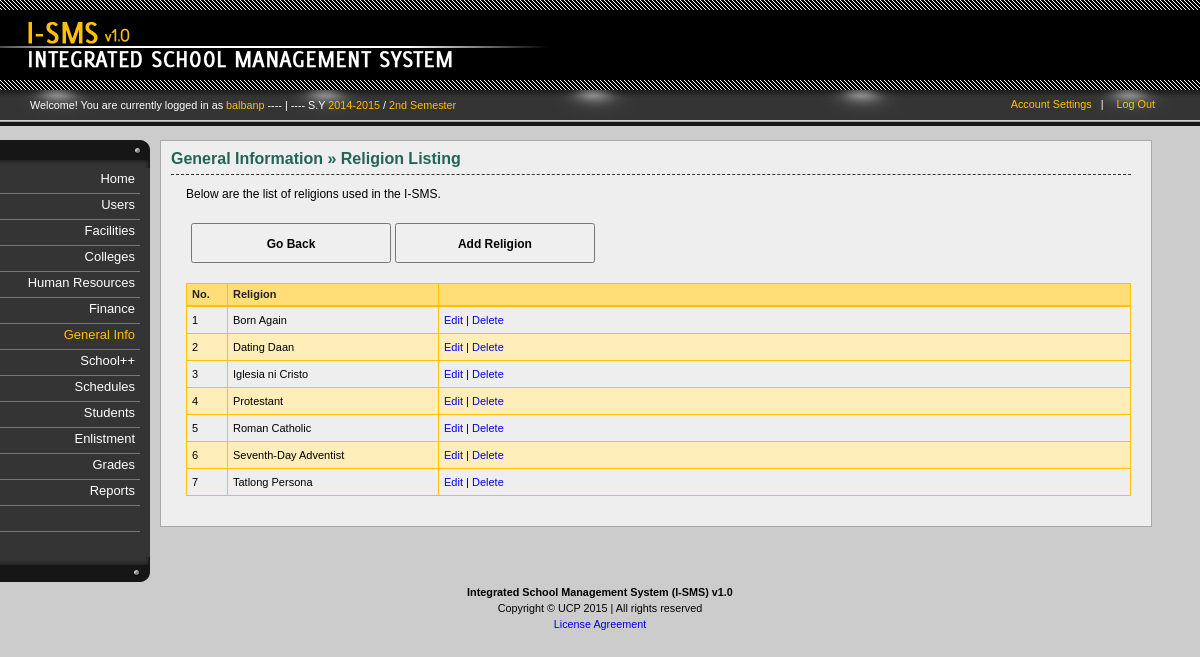
/generalinfo-religion.php (signed in), run on the app's committed database.
### _system/_config/sys_config.php (called while the page is built, shortened)
<?php
		$DIR_SERVER_FOLDER = "";
		$DIR_CSS_DEFAULT = "http://" . $_SERVER['HTTP_HOST'] . $DIR_SERVER_FOLDER . "/design/default/css/";
?>

### _libs/classes/fix.inc.php (called while the page is built, shortened)
<?php
	class SchoolYear2{
		function __construct($year_id, $start, $end, $active){
			$this->start = $start;
			$this->end = $end;
		}
	}
	class Semester2{
		function __construct($semester_id, $description, $shorthand, $active){
			$this->description = $description;
		}
	}
	class FixManager{
		private $conn = null;
		function __construct($conn = null){
			if($conn !== null){
				$this->conn = $conn;
			} else {
				$this->error = "No defined connection.";
			}
		}
		function GetActiveSchoolYear(){
			$years = null;
			if($this->conn == null){
				$error = "No defined connection.";
				return null;
			} else {
				$conn = $this->conn;
				$query = "SELECT SchoolYearID, Start, End, Active FROM `sch-school_years` WHERE Active=1 ";
				$query .= "ORDER BY Start";
				$result = $conn->query($query);
				if($conn->error <> ""){
					$this->error = $conn->error;
				} else {
					$years = array();
					$ctr = 0;
					if($result->num_rows > 0){
						while($row = $result->fetch_assoc()){
							$years[$ctr] = new SchoolYear2($row['SchoolYearID'], $row['Start'], $row['End'], $row['Active']);
							$ctr++;
						}
					}
				}
			}
			return $years;
		}
		function GetActiveSemester(){
			$semesters = null;
			if($this->conn == null){
				$error = "No defined connection.";
				return null;
			} else {
				$conn = $this->conn;
				$query = "SELECT SemesterID, Description, Shorthand, Active FROM `sch-semesters` ";
				$query .= "WHERE 1=1 AND Active=1 ";
				$result = $conn->query($query);
				if($conn->error <> ""){
					$this->error = $conn->error;
				} else {
					$semesters = array();
					$ctr = 0;
					if($result->num_rows > 0){
						while($row = $result->fetch_assoc()){
							$semesters[$ctr] = new Semester2($row['SemesterID'], $row['Description'], $row['Shorthand'], $row['Active']);
							$ctr++;
						}
					}
				}
			}
			return $semesters;
		}
	}
?>

### _libs/classes/gen.inc.php (called while the page is built, shortened)
<?php
	class Religion{
		function __construct($_religion_id, $_description){
			$this->religion_id 	= $_religion_id;
			$this->description 	= $_description;
		}
	}
	class GeneralInformationManager{
		public $error = array();
		private $conn = null;
		function __construct($conn = null){
			if($conn !== null){
				$this->conn = $conn;
			} else {
				$this->error[sizeof($this->error)] = "No defined connection.";
			}
		}
		function GetReligions($religion_id=null){
			$religions = null;
			if($this->conn == null){
				$this->error[sizeof($this->error)] = "No defined connection.";
				return null;
			} else {
				$conn = $this->conn;
				$query = "SELECT ReligionID, Description FROM `gen-religion` ";
				$query .= "ORDER BY Description ";
				$result = $conn->query($query);
				if($conn->error <> ""){
					$this->error[sizeof($this->error)] = $conn->error;
				} else {
					$religions = array();
					$ctr = 0;
					if($result->num_rows > 0){
						while($row = $result->fetch_assoc()){
							$religions[$ctr] = new Religion($row['ReligionID'], $row['Description']);
							$ctr++;
						}
					}
				}
			}
			return $religions;
		}
	}
?>

### generalinfo-religion.php (the view, shortened to what this page needs)
<?php
	require_once("_system/_config/sys_config.php");
	require_once(CLASSLIST . "user.inc.php");
	require_once(CLASSLIST . "menu.inc.php");
	require_once(CLASSLIST . "gen.inc.php");
	if(isset($_SESSION['UserInfo'])){
		$UserInfo = unserialize($_SESSION['UserInfo']);
	} else {
		header("Location: index.php?error=2");
		exit();
	}
	$ISMS = new ISMSConnection(CONNECTION_TYPE);
	$conn = $ISMS->GetConnection();
	$hnd = new GeneralInformationManager($conn);
	$religions = $hnd->GetReligions();
?>
<!DOCTYPE html PUBLIC "-//W3C//DTD XHTML 1.0 Transitional//EN" "http://www.w3.org/TR/xhtml1/DTD/xhtml1-transitional.dtd">
<html lang="en-US" xml:lang="en-US" xmlns="http://www.w3.org/1999/xhtml">
	<head>
<?php
	require_once("_system/_config/head_config.php");
	echo "<link rel=\"stylesheet\" href=\"" . $DIR_CSS_DEFAULT . "home.css\" />";
	echo "<link rel=\"stylesheet\" href=\"" . $DIR_CSS_DEFAULT . "verticalnav.css\" />";
	echo "<link rel=\"stylesheet\" href=\"" . $DIR_CSS_DEFAULT . "columns.css\" />";
	echo "<link rel=\"stylesheet\" href=\"" . $DIR_CSS_DEFAULT . "content.css\" />";
	echo "<link rel=\"stylesheet\" href=\"" . $DIR_CSS_DEFAULT . "actions.css\" />";
	echo "<link rel=\"stylesheet\" href=\"" . $DIR_CSS_DEFAULT . "tables.css\" />";
	echo "<link rel=\"stylesheet\" href=\"" . $DIR_CSS_DEFAULT . "tweaks.css\" />";
?>
	</head>
	<body id="general">
		<div id="container">
			<div id="header">
				<?php require_once("_system/main/banner.inc.php"); ?>
				<?php require_once("_system/main/dashboard.inc.php"); ?>
			</div><?php  ?>
			<div id="body">
				<div class="content">
					<div class="column" id="column-first">
						<?php require_once("_system/main/mainmenu.inc.php"); ?>
					</div>
					<div class="column" id="column-second">
						<div class="inner">
							<h1>
								<span class="Highlight">General Information &raquo; Religion Listing</span>
							</h1>
							<p class="">Below are the list of religions used in the I-SMS.</p>
							<div id="actions">
								<p class="action">
									<input type="button" value="Go Back" onclick="window.location='generalinfo.php'" />
									<input type="button" value="Add Religion" onclick="window.location='generalinfo-religion-add.php'" />
								</p>
							</div>
							<div class="table">
								<table class="countries default" cellspacing="0" title="">
									<thead>
										<th class="Count">No.</th>
										<th class="medium_width">Religion</th>
										<th class="Actions"></th>
									</thead>
									<?php
										$ctr = 0;
										if(sizeof($religions) > 0){
											foreach($religions as $item){
												$ctr++;
												if($ctr % 2 == 0){
													echo "<tr class=\"even\">";
												} else {
													echo "<tr class=\"odd\">";
												}
													echo "<td>{$ctr}</td>";
													echo "<td>{$item->description}</td>";
													echo "<td class=\"Actions\">";
														echo "<a href=\"generalinfo-religion-edit.php?id={$item->religion_id}\">Edit</a>";
														echo " | ";
														echo "<a href=\"generalinfo-religion-process.php?id={$item->religion_id}&action=delete\" onclick=\"return confirm('Delete religion from records? Click OK to continue.')\">Delete</a>";
													echo "</td>";
												echo "</tr>";
											}
										} else {
											echo "<td colspan=\"6\">There are no religions registered.</td>";
										}
									?>
								</table>
							</div>
						</div>
					</div>
				</div>
			</div><?php  ?>
			<div id="footer">
				<?php require_once("_system/main/footer.inc.php"); ?>
			</div><?php  ?>
		</div>
	</body>
</html>

### _system/main/dashboard.inc.php (shortened to what this page needs)
<div id="dashboard">
	<div class="inner">
		<p class="greetings">Welcome! You are currently logged in as
			<span class="highlight">
				<?php echo $UserInfo->username; ?>
			</span>
			<?php
				require_once(CLASSLIST . 'fix.inc.php');
				$ISMS2 = new ISMSConnection(CONNECTION_TYPE);
				$conn2 = $ISMS2->GetConnection();
				$dash = new FixManager($conn2);
				$tmp_sy = $dash->GetActiveSchoolYear();
				$tmp_sem = $dash->GetActiveSemester();
				$curr_sy = $tmp_sy[0]->start . "-" . $tmp_sy[0]->end;
				$curr_sem = $tmp_sem[0]->description;
				if(isset($curr_sy)){
					echo " ---- | ---- S.Y <span class=\"highlight\">" . $curr_sy;
					echo "</span> / <span class=\"highlight\">" . $curr_sem . "</span>";
				}
			?>
		</p>
		<div class="options">
			<ul>
				<li><a href="account-settings.php">Account Settings</a>&nbsp;&nbsp;&nbsp;|</li>
				<li><a href="logout.php">Log Out</a></li>
			</ul>
		</div>
	</div>
</div>

### design/default/css/general.css (style rules this page uses)
html { font: 67.5% Arial, Tahoma, Verdana, "Times New Roman"; }
body { font-size: 100%; background-color: #f0efef; background-color: #ccc; background-image: url(../images/logo.png); padding-bottom: 20px; }
#header { height: 90px; background-color: #000; }
p { line-height: 1.5em; }
p.action input { width: 200px; height: 40px; font-weight: bold; font-family: Arial!important; }
p.action { font-size: 14px!important; }

### design/default/css/home.css (style rules this page uses)
#header { margin-bottom: 50px; }
#dashboard .inner { display: block; height: 24px; padding: 7px 0px 5px 30px; background-image: url("../images/dashboard.png"); background-color: #000; position:relative; }
#dashboard .options { position: absolute;right: 35px;top: 9px; width: 200px; text-align: right; }
#dashboard .options a { color: #ffc000; text-decoration: none }
#dashboard .options ul li { display: inline; margin-right: 10px; color: #fff; }
#dashboard .greetings { margin-top: 0px; color: #fff; }
#dashboard .inner .greetings .highlight { color: #ffc000; }

### design/default/css/columns.css (style rules this page uses)
.content div.column { float: left; }
#column-first { width: 160px; }
#column-second { width: 80%; background-color: #eee; border: 1px solid #aaa; padding: 10px 20px 30px 10px; color: 333; overflow: hidden; }

### design/default/css/content.css (style rules this page uses)
div#body { padding-bottom: 20px; }
div#column-second h1 { font-size: 16px; padding: 10px 30px 7px 0px; border-bottom: 1px dashed #333; margin-top: 10px; }
div#column-second h1:first-child { font-size: 16px; padding: 0px 30px 7px 0px; border-bottom: 1px dashed #333; margin-top: 0px; border-top: 0; }
div#column-second h1 span.Highlight { color: #226555; font-weight: bold; }
div#column-second p { margin: 10px 20px 0px 15px; font-size: 12px; }
div#actions p { font-size: 11px; }
div#actions input { font-size: 12px; font-family: "Century Gothic", Arial, Tahoma, Verdana, "Times New Roman" }

### design/default/css/actions.css (style rules this page uses)
div#actions { margin: 5px 0px 0px 0px; padding: 5px 5px 10px 5px; }
p.action input { padding: 3px 10px 2px 10px; }

### design/default/css/tables.css (style rules this page uses)
div.table { margin-left: 15px; margin-top: 10px; font-size: 11px; }
div.table table { border: 1px solid #ffc000; }
div.table table thead th { background-color: #ffdd77; border-bottom: 2px solid #ffc000; color: #222; font-weight: bold; }
div.table table thead th, div.table table td { padding: 5px 5px 5px 5px; text-align:left; }
div.table table th,div.table table td { border-right: 1px solid #ffc000; border-bottom: 1px solid #ffc000; }
div.table table td { cursor: pointer; line-height: 16px; }
div.table td.Actions a { text-decoration: none; }
div.table td { vertical-align: middle; }
div.table th { vertical-align: middle; }
th.Count { width: 30px!important; }
table.default { width: 100%; }
table.default td { min-width: 20px; }
table.default .Count { width: 40px; }
table.default .medium_width { width: 200px; }
tr.even { background-color: #ffeeb9; }

### data on the page
sch-school_years: curr_sy "2014-2015"
sch-semesters: Description "2nd Semester"
gen-religion: Description "Born Again"
gen-religion: Description "Dating Daan"
gen-religion: Description "Iglesia ni Cristo"
gen-religion: Description "Protestant"
gen-religion: Description "Roman Catholic"
gen-religion: Description "Seventh-Day Adventist"
gen-religion: Description "Tatlong Persona"

### other printed values
$UserInfo->username "balbanp"
$MenuItem->display "Home"
$MenuItem->display "Users"
$MenuItem->display "Facilities"
$MenuItem->display "Colleges"
$MenuItem->display "Human Resources"
$MenuItem->display "Finance"
$MenuItem->display "General Info"
$MenuItem->display "School++"
$MenuItem->display "Schedules"
$MenuItem->display "Students"
$MenuItem->display "Enlistment"
$MenuItem->display "Grades"
$MenuItem->display "Reports"
